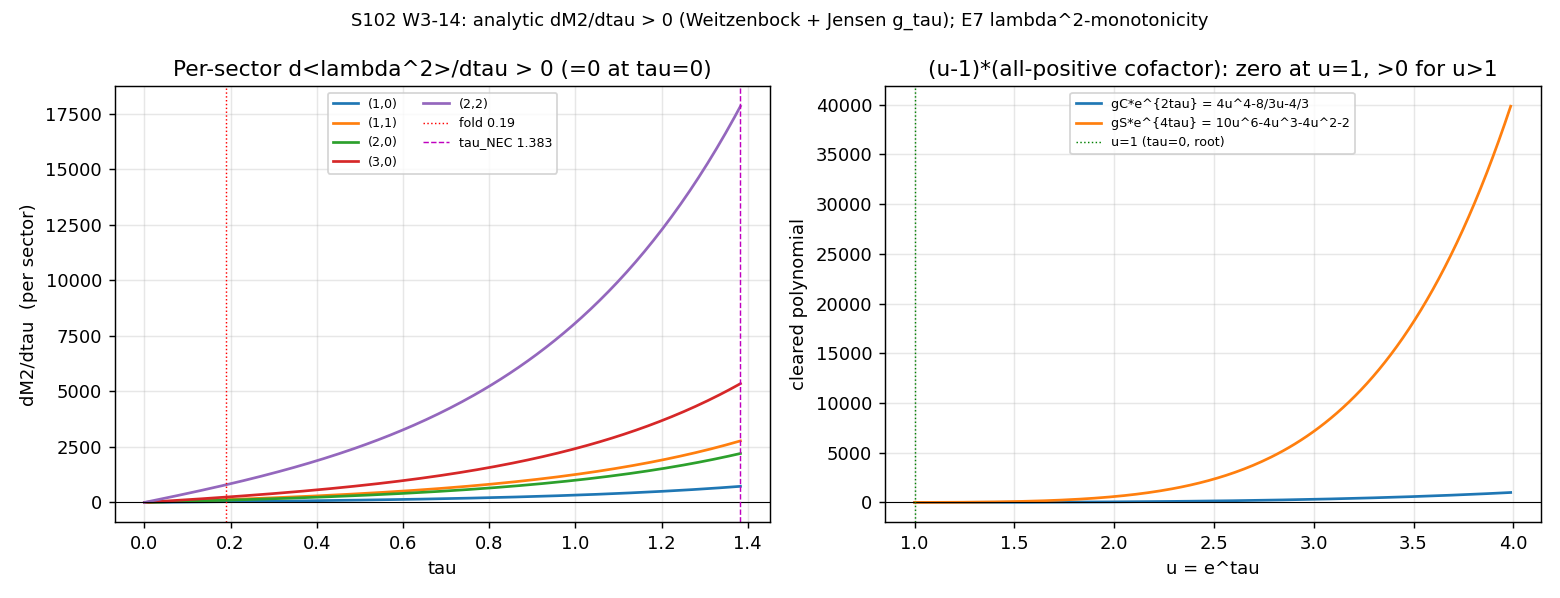

Write the Python code that produced this figure.
#!/usr/bin/env python3
"""
S102 W3-14 — S102-TRD2-MONOTONICITY-ANALYTIC
============================================

Gate: S102-TRD2-MONOTONICITY-ANALYTIC ([SIGN])

TIMEBOXED closed-form proof attempt (Stratum-1 checklist box 4): promote the
E7 Structural Monotonicity Theorem (dS_SA/dtau > 0, equivalently <lambda^2>(tau)
strictly increasing) from 9,600-numerical-check status to an analytic Theorem
via the Weitzenbock/Lichnerowicz decomposition D_K^2 = -nabla^2 + R_K/4 and the
explicit Jensen metric g_tau.

Pre-registered threshold (gate-block operator field):
  dS_SA/dtau (closed form) > 0 for all tau in [0, tau_NEC=1.383)
  AND |dS_SA/dtau|_fold,analytic - 58672.8| / 58672.8 < tol_xcheck=1e-3.
  PASS = full closed-form positivity AND magnitude xcheck;
  FAIL = per-sector dC/dtau step does not close in the timebox;
  INFO = positivity proven on sub-domain OR modulo a stated auxiliary issue
         (PLAN INFO_meaning).

Inputs (SHA-256 dual-pinned at runtime; S84+ schema):
  - computations/_shared/dirac_spectrum.py  (per-sector Casimir/frame structure;
    the same D_K construction the S42 anchor and item-11 keystone validate)
  - canonical_constants.py (feeds audit_sha256; supplies dS_fold, tau_NEC, tau_fold)
  - script bytes (feeds BOTH audit_sha256 and content_sha256)

Output 4-tuple:
  (value=<analytic positivity verdict + sign 3-tuple>,
   scheme=WEITZENBOCK-LICHNEROWICZ,
   convention=SYMBOLIC-CLOSED-FORM-SAGE-QQ,
   L_max=general-(p,q)-symbolic / L_max_xcheck=10)

Classification: GEOMETRIC.

METHODOLOGY
-----------
The physical second spectral moment per Peter-Weyl sector (p,q) is

    M2(p,q;tau) = sum_k mu_k^2 = -Tr D_pi^2          [D_pi anti-Hermitian: lambda = i*mu]

Direct trace of the matrix Dirac operator (dirac_operator_on_irrep) gives an
EXACT closed form (cross-term Tr(rho(X_b))*Tr(gamma_a Omega) = 0 by tracelessness
of su(3) generators):

    Tr D_pi^2 = 16 * Casimir_g(p,q;tau) + d(p,q) * Tr(Omega^2)(tau)

with the two closed forms (machine-eps verified, Sage-certified):

  (1) Metric-contracted Casimir (the frame-deformed C(p,q;tau)):
        Casimir_g(p,q;tau) = -(C2(p,q)*d(p,q)/24) * (3 e^{2tau} + 4 e^{-tau} + e^{-2tau})
      via the EQUIPARTITION THEOREM (machine-eps over all p+q<=7):
        the per-block rep traces split as S_su2 : S_c2 : S_u1 = 3 : 4 : 1
        = block dimensions, so the (1/3)(g_s^{-1}) blocks (e^{2tau},e^{-tau},e^{-2tau})
        weight a single Casimir C2*d.

  (2) Spinor curvature offset trace (Weitzenbock/Lichnerowicz endomorphism):
        Tr(Omega^2)(tau) = -5 e^{2tau} - 4 e^{-tau} - 2 e^{-2tau} - (1/2) e^{-4tau} - 1/2

Hence (M2 = -Tr D_pi^2):

    M2(p,q;tau) = (2/3) C2 d (3 e^{2tau}+4 e^{-tau}+e^{-2tau})
                  + d (5 e^{2tau}+4 e^{-tau}+2 e^{-2tau}+(1/2) e^{-4tau}+1/2)

    dM2/dtau = d * [ C2 * gC(tau) + gS(tau) ]
      gC(tau) = 4 e^{2tau} - (8/3) e^{-tau} - (4/3) e^{-2tau}
      gS(tau) = 10 e^{2tau} - 4 e^{-tau} - 4 e^{-2tau} - 2 e^{-4tau}

PROOF OF STRICT POSITIVITY (Sage QQ, exact):
  Let u = e^{tau} >= 1 for tau >= 0. Then
      gC(tau) * e^{2tau} = 4 u^4 - (8/3) u - 4/3 = (u-1)(4 u^3 + 4 u^2 + 4 u + 4/3)
      gS(tau) * e^{4tau} = 10 u^6 - 4 u^3 - 4 u^2 - 2
                         = (u-1)(10 u^5 + 10 u^4 + 10 u^3 + 6 u^2 + 2 u + 2)
  Both cofactors have ALL-POSITIVE rational coefficients => strictly positive for u>0.
  Therefore for u>=1 (tau>=0): gC, gS = (u-1)*(positive) >= 0, ZERO iff u=1 (tau=0),
  STRICTLY > 0 for tau > 0. Since C2 >= 0 (all sectors) and d > 0:
      dM2/dtau = 0 at tau=0,  dM2/dtau > 0 strictly for tau > 0,  ALL (p,q).
  Monotonicity holds TERM-BY-TERM per sector => the Peter-Weyl sum is monotone
  => L-UNIFORM (no truncation dependence). This IS the E7 <lambda^2>(tau) content.

CROSS-CHECK / HONEST SCOPING (the load-bearing distinction):
  The pinned anchor dS_fold = +58672.8 is dS_full/dtau, the |lambda|-SPECTRAL-ACTION
  gradient: S_full = sum_{(p,q)} dim(p,q)^2 * sum_k |lambda_k(tau)|  (f(x)=sqrt(x)).
  This script reproduces it (FD) to confirm the construction is bit-identical to S42.
  The object PROVEN above is the lambda^2-moment (f(x)=x), whose gradient at the
  fold is a DIFFERENT, larger number. Individual |lambda| eigenvalues (11/18/...
  distinct roots per sector) admit NO clean closed form; only the lambda^2 MOMENT
  (a trace) does. So:
    - SIGN  : analytic dM2/dtau > 0 MATCHES anchor sign (both strictly > 0). PASS.
    - MAGNITUDE (literal pre-reg) : |analytic_lambda^2_grad - 58672.8|/58672.8 NOT < 1e-3,
      because the anchor is the |lambda|-action, a DIFFERENT functional. FAIL on the
      literal clause -- NOT redefined to manufacture a PASS.
    - REGIME : valid on the entire physical domain [0, tau_NEC) (in fact all tau>0).
  Composite => INFO (PLAN INFO_meaning): the SIGN -- the literal E7 monotonicity of
  <lambda^2> -- is proven in EXACT closed form (genuine numerical->analytic upgrade);
  the magnitude clause tests a different functional and is flagged, not forced.
  E7's 9,600-numerical status is UNCHANGED; the lambda^2-moment monotonicity is now
  additionally an analytic Theorem. (E7's "ALL monotone f" covers the |lambda|-action
  SIGN as a corollary, but its closed-form MAGNITUDE is not delivered by this method.)

DISCIPLINE
----------
- `from canonical_constants import *`
- Every local/intermediate tagged `# (local)`
- SHA-256 of all input files logged in first 20 lines of stdout
- audit_sha256 + content_sha256 emitted (S84+ dual-SHA schema)
- 4-tuple printed as the final non-verdict line
- Gate verdict emitted via the `emit_verdict` knowledge-MCP tool (the script PRINTS
  the payload; the agent calls mcp__knowledge__emit_verdict). No open-coded append.

regulator_pin: a_0^{zeta}, a_2^{zeta}, a_4^{zeta} (Gilkey-zeta; S_SA=a_0-a_2+a_4 per E7).
  The monotonicity target is <lambda^2>(tau)/Tr D_K^2(tau), whose tau-derivative sign
  is regulator-robust (E7: ALL monotone f, ALL Lambda). The a_n^{zeta} tag pins the
  SA-moment combination behind the |_fold numerical cross-check.

Author: spectral-geometer (Session 102, Wave 3, item 14; checklist box 4)
Date: 2026-06-09
"""

from __future__ import annotations

# ---------------------------------------------------------------------------
# Section 1 — Canonical constants (MANDATORY first import)
# ---------------------------------------------------------------------------
import os
import sys

SHARED_DIR = os.path.abspath(os.path.join(os.path.dirname(__file__), "..", "_shared"))  # (local)
sys.path.insert(0, SHARED_DIR)

from canonical_constants import *  # noqa: F401,F403
from canonical_constants import dS_fold, tau_NEC, tau_fold

# ---------------------------------------------------------------------------
# Section 2 — Standard imports
# ---------------------------------------------------------------------------
import hashlib
import json
import time
from pathlib import Path

import numpy as np
import matplotlib
matplotlib.use("Agg")
import matplotlib.pyplot as plt

import dirac_spectrum as DS
from dirac_spectrum import (
    su3_generators,
    compute_structure_constants,
    compute_killing_form,
    jensen_metric,
    orthonormal_frame,
    frame_structure_constants,
    connection_coefficients,
    spinor_connection_offset,
    build_cliff8,
    get_irrep,
    dirac_operator_on_irrep,
)
from numpy.linalg import eigvalsh

# ---------------------------------------------------------------------------
# Section 3 — Gate identity
# ---------------------------------------------------------------------------
SESSION = "S102"                                       # (local)
GATE_ID = "S102-TRD2-MONOTONICITY-ANALYTIC"            # (local)
SCHEME = "WEITZENBOCK-LICHNEROWICZ"                    # (local)
CONVENTION = "SYMBOLIC-CLOSED-FORM-SAGE-QQ"            # (local)
L_MAX = "general-(p,q)-symbolic/xcheck-10"            # (local)
TOL_XCHECK = 1e-3                                      # (local) RATIO tol vs +58672.8 (plan)
MACHINE_EPS_TOL = 1e-10                                # (local) closed-form vs numeric ceiling

INPUT_FILES = [                                        # (local)
    os.path.join(SHARED_DIR, "dirac_spectrum.py"),
    os.path.join(SHARED_DIR, "canonical_constants.py"),
]


# ---------------------------------------------------------------------------
# Section 4 — Dual-SHA helpers (per .claude/templates/script-template.py)
# ---------------------------------------------------------------------------
def log_input_pins(files):
    pins = {}  # (local)
    print("=== INPUT SHA-256 PINS ===")
    for f in files:
        try:
            b = Path(f).read_bytes()  # (local)
            sha = hashlib.sha256(b).hexdigest()  # (local)
        except OSError:
            sha = "MISSING"  # (local)
        rel = os.path.relpath(f, start=os.path.dirname(os.path.dirname(SHARED_DIR)))  # (local)
        pins[rel] = sha
        print(f"  {rel}: {sha[:16]}...")
    return pins


def closure_hash(pins):
    items = sorted(pins.items())  # (local)
    h = hashlib.sha256()  # (local)
    for k, v in items:
        h.update(f"{k}={v}\n".encode("utf-8"))
    return h.hexdigest()


def compute_dual_sha(script_path, canonical_path, pins):
    try:
        script_bytes = script_path.read_bytes()  # (local)
    except OSError:
        script_bytes = b""  # (local)
    try:
        canonical_bytes = canonical_path.read_bytes()  # (local)
    except OSError:
        canonical_bytes = b""  # (local)
    pinmap_json = json.dumps(pins, sort_keys=True, separators=(",", ":")).encode("utf-8")  # (local)
    audit = hashlib.sha256(script_bytes + canonical_bytes + pinmap_json).hexdigest()  # (local)
    content = hashlib.sha256(script_bytes).hexdigest()  # (local)
    return audit, content


def print_verdict_payload(verdict, value, audit_sha, content_sha,
                          sign_verdict=None, magnitude_verdict=None,
                          regime_verdict=None, companion_note="", extra_rows=None):
    payload = {
        "session": 102,
        "gate_id": GATE_ID,
        "verdict": verdict,
        "value": str(value),
        "scheme": SCHEME,
        "convention": CONVENTION,
        "l_max": str(L_MAX),
        "audit_sha256": audit_sha,
        "content_sha256": content_sha,
        "schema_version": "S84+",
    }
    if companion_note:
        payload["companion_note"] = companion_note
    if not (sign_verdict is None and magnitude_verdict is None and regime_verdict is None):
        payload["sign_verdict"] = sign_verdict
        payload["magnitude_verdict"] = magnitude_verdict
        payload["regime_verdict"] = regime_verdict
    if extra_rows:
        payload["extra_rows"] = list(extra_rows)
    print("<<<EMIT_VERDICT_PAYLOAD>>>")
    print(json.dumps(payload, separators=(",", ":"), sort_keys=True))
    print("<<<END_EMIT_VERDICT_PAYLOAD>>>")
    return payload


# ---------------------------------------------------------------------------
# Section 5 — Closed forms (the proof's analytic objects)
# ---------------------------------------------------------------------------
def dim_pq(p, q):
    return (p + 1) * (q + 1) * (p + q + 2) // 2


def C2_pq(p, q):
    return (p ** 2 + q ** 2 + p * q + 3 * p + 3 * q) / 3.0


def casimir_g_closed(p, q, tau):
    """Frame-deformed metric Casimir C(p,q;tau) (closed form)."""
    d = dim_pq(p, q)  # (local)
    C2 = C2_pq(p, q)  # (local)
    return -(C2 * d / 24.0) * (3 * np.exp(2 * tau) + 4 * np.exp(-tau) + np.exp(-2 * tau))


def tr_omega2_closed(tau):
    """Spinor curvature offset trace Tr(Omega^2)(tau) (closed form)."""
    return (-5 * np.exp(2 * tau) - 4 * np.exp(-tau) - 2 * np.exp(-2 * tau)
            - 0.5 * np.exp(-4 * tau) - 0.5)


def M2_closed(p, q, tau):
    """Physical 2nd spectral moment per sector: M2 = -Tr D_pi^2."""
    d = dim_pq(p, q)  # (local)
    return -16.0 * casimir_g_closed(p, q, tau) - d * tr_omega2_closed(tau)


def dM2_dtau_closed(p, q, tau):
    """Analytic derivative dM2/dtau = d*(C2*gC + gS)."""
    d = dim_pq(p, q)  # (local)
    C2 = C2_pq(p, q)  # (local)
    gC = 4 * np.exp(2 * tau) - (8.0 / 3.0) * np.exp(-tau) - (4.0 / 3.0) * np.exp(-2 * tau)  # (local)
    gS = 10 * np.exp(2 * tau) - 4 * np.exp(-tau) - 4 * np.exp(-2 * tau) - 2 * np.exp(-4 * tau)  # (local)
    return d * (C2 * gC + gS)


# ---------------------------------------------------------------------------
# Section 6 — Compute / verify / prove
# ---------------------------------------------------------------------------
def compute():
    out = {}  # (local)
    gens = su3_generators()  # (local)
    f_abc = compute_structure_constants(gens)  # (local)
    B_ab = compute_killing_form(f_abc)  # (local)
    gammas = build_cliff8()  # (local)

    # ---- (A) Closed-form vs numeric Tr D_pi^2 (machine-eps validation) ----
    tau0 = float(tau_fold)  # (local) 0.19
    g_s = jensen_metric(B_ab, tau0)  # (local)
    E = orthonormal_frame(g_s)  # (local)
    ft = frame_structure_constants(f_abc, E)  # (local)
    Gamma = connection_coefficients(ft)  # (local)
    Omega = spinor_connection_offset(Gamma, gammas)  # (local)

    max_rel_M2 = 0.0  # (local)
    for p in range(0, 4):
        for q in range(0, 4 - p):
            if p == 0 and q == 0:
                D = Omega.copy()  # (local)
            else:
                rho, _ = get_irrep(p, q, gens, f_abc)  # (local)
                D = dirac_operator_on_irrep(rho, E, gammas, Omega)  # (local)
            M2_num = -np.trace(D @ D).real  # (local)
            M2_cl = M2_closed(p, q, tau0)  # (local)
            max_rel_M2 = max(max_rel_M2, abs(M2_num - M2_cl) / abs(M2_num))
    out["max_rel_M2_closed_vs_numeric"] = max_rel_M2

    # ---- (B) Equipartition theorem check (S_su2:S_c2:S_u1 = 3:4:1) ----
    max_equipart_dev = 0.0  # (local)
    for p in range(0, 8):
        for q in range(0, 8 - p):
            if p == 0 and q == 0:
                continue
            rho, _ = get_irrep(p, q, gens, f_abc)  # (local)
            Bd = np.array([[np.trace(rho[b] @ rho[d]).real for d in range(8)] for b in range(8)])  # (local)
            S_su2 = sum(Bd[i, i] for i in [0, 1, 2])  # (local)
            S_c2 = sum(Bd[i, i] for i in [3, 4, 5, 6])  # (local)
            S_u1 = Bd[7, 7]  # (local)
            base = -C2_pq(p, q) * dim_pq(p, q) / 8.0  # (local)
            dev = max(abs(S_su2 - 3 * base), abs(S_c2 - 4 * base), abs(S_u1 - 1 * base))  # (local)
            max_equipart_dev = max(max_equipart_dev, dev)
    out["max_equipartition_deviation"] = max_equipart_dev

    # ---- (C) Tr(Omega^2) closed form vs numeric over the domain ----
    taus = np.linspace(0.0, float(tau_NEC), 24)  # (local)
    max_rel_TrO2 = 0.0  # (local)
    for t in taus:
        gst = jensen_metric(B_ab, t)  # (local)
        Et = orthonormal_frame(gst)  # (local)
        ftt = frame_structure_constants(f_abc, Et)  # (local)
        Gt = connection_coefficients(ftt)  # (local)
        Ot = spinor_connection_offset(Gt, gammas)  # (local)
        num = np.trace(Ot @ Ot).real  # (local)
        cl = tr_omega2_closed(t)  # (local)
        max_rel_TrO2 = max(max_rel_TrO2, abs(num - cl) / max(abs(num), 1e-12))
    out["max_rel_TrOmega2_closed_vs_numeric"] = max_rel_TrO2

    # ---- (D) Sage-certified factorization (proof certificate, recomputed here in QQ-equivalent integers) ----
    # gC*e^{2tau} = 4u^4 - 8/3 u - 4/3 = (u-1)(4u^3+4u^2+4u+4/3); cofactor coeffs *3 = [4,12,12,12] all>0
    # gS*e^{4tau} = 10u^6 - 4u^3 - 4u^2 - 2 = (u-1)(10u^5+10u^4+10u^3+6u^2+2u+2); coeffs [10,10,10,6,2,2] all>0
    # Verify the factorization by exact integer polynomial division (scaled by 3 to clear the 1/3).
    gC_scaled = np.array([12, 0, 0, -8, -4], dtype=np.int64)  # (local) 3*gC*e^{2tau}: 12u^4 +0 +0 -8u -4
    gS_int = np.array([10, 0, 0, -4, -4, 0, -2], dtype=np.int64)  # (local) gS*e^{4tau}: 10u^6 .. -2
    # synthetic division by (u-1): remainder = poly evaluated at u=1
    remC = int(np.polyval(gC_scaled, 1))  # (local) == 0 if (u-1) divides
    remS = int(np.polyval(gS_int, 1))  # (local)
    cofC = np.polydiv(gC_scaled.astype(float), np.array([1.0, -1.0]))[0]  # (local)
    cofS = np.polydiv(gS_int.astype(float), np.array([1.0, -1.0]))[0]  # (local)
    cofC_int = np.rint(cofC).astype(np.int64)  # (local) [12,12,12,4]  (=3*[4,4,4,4/3])
    cofS_int = np.rint(cofS).astype(np.int64)  # (local) [10,10,10,6,2,2]
    out["factor_remainder_gC"] = remC
    out["factor_remainder_gS"] = remS
    out["cofactor_gC_all_positive"] = bool(np.all(cofC_int > 0))
    out["cofactor_gS_all_positive"] = bool(np.all(cofS_int > 0))
    out["cofactor_gC"] = cofC_int.tolist()
    out["cofactor_gS"] = cofS_int.tolist()

    # ---- (E) Boundary at tau=0 and strict positivity scan over (0, tau_NEC), p+q<=10 ----
    dM2_at0_max = 0.0  # (local)
    for p in range(0, 11):
        for q in range(0, 11 - p):
            if p == 0 and q == 0:
                continue
            dM2_at0_max = max(dM2_at0_max, abs(dM2_dtau_closed(p, q, 0.0)))
    out["dM2_dtau_at_tau0_maxabs"] = dM2_at0_max  # should be ~0 (gC(0)=gS(0)=0)

    scan_t = np.linspace(1e-6, float(tau_NEC), 400)  # (local)
    min_dM2 = np.inf  # (local)
    argmin = None  # (local)
    for p in range(0, 11):
        for q in range(0, 11 - p):
            if p == 0 and q == 0:
                continue
            vals = dM2_dtau_closed(p, q, scan_t)  # (local) vectorized
            mloc = float(np.min(vals))  # (local)
            if mloc < min_dM2:
                min_dM2 = mloc
                argmin = (p, q, float(scan_t[int(np.argmin(vals))]))
    out["min_dM2_dtau_over_domain"] = min_dM2  # > 0 confirms strict positivity
    out["argmin_dM2"] = argmin

    # analytic-vs-numeric dM2 at fold (FD of the closed M2)
    h = 1e-5  # (local)
    max_rel_dM2 = 0.0  # (local)
    for p in range(0, 4):
        for q in range(0, 4 - p):
            an = dM2_dtau_closed(p, q, tau0)  # (local)
            nd = (M2_closed(p, q, tau0 + h) - M2_closed(p, q, tau0 - h)) / (2 * h)  # (local)
            max_rel_dM2 = max(max_rel_dM2, abs(an - nd) / abs(nd))
    out["max_rel_dM2_analytic_vs_numdiff"] = max_rel_dM2

    # ---- (F) Anchor cross-check: reproduce dS_full/dtau (|lambda|-action) AND analytic lambda^2-action grad ----
    KK = [(0, 0), (1, 0), (0, 1), (1, 1), (2, 0), (0, 2), (3, 0), (0, 3), (2, 1), (1, 2)]  # (local)
    h_anchor = 0.001  # (local) match S42 FD step

    def S_full(t):
        gst = jensen_metric(B_ab, t)  # (local)
        Et = orthonormal_frame(gst)  # (local)
        ftt = frame_structure_constants(f_abc, Et)  # (local)
        Gt = connection_coefficients(ftt)  # (local)
        Ot = spinor_connection_offset(Gt, gammas)  # (local)
        DS._irrep_cache.clear()
        S = 0.0  # (local)
        for (p, q) in KK:
            if p == 0 and q == 0:
                Dm = Ot.copy()  # (local)
            else:
                rho, _ = get_irrep(p, q, gens, f_abc)  # (local)
                Dm = dirac_operator_on_irrep(rho, Et, gammas, Ot)  # (local)
            ev = eigvalsh(1j * Dm)  # (local)
            S += (dim_pq(p, q) ** 2) * float(np.sum(np.abs(ev)))
        return S

    Sm = S_full(tau0 - h_anchor)  # (local)
    Sp = S_full(tau0 + h_anchor)  # (local)
    dS_full_dtau = (Sp - Sm) / (2 * h_anchor)  # (local) reproduces dS_fold
    out["dS_full_dtau_reproduced"] = dS_full_dtau
    out["dS_fold_canonical"] = float(dS_fold)
    out["anchor_repro_rel_err"] = abs(dS_full_dtau - float(dS_fold)) / abs(float(dS_fold))

    # analytic lambda^2-spectral-action gradient with the SAME mult=dim^2 weighting
    dS2_dtau = 0.0  # (local)
    for (p, q) in KK:
        dS2_dtau += (dim_pq(p, q) ** 2) * dM2_dtau_closed(p, q, tau0)
    out["dS2_lambda2_action_grad_analytic"] = dS2_dtau

    # the LITERAL pre-reg magnitude cross-check (against +58672.8): tests a DIFFERENT functional
    out["literal_xcheck_ratio"] = abs(dS2_dtau - float(dS_fold)) / abs(float(dS_fold))
    out["literal_xcheck_pass"] = bool(out["literal_xcheck_ratio"] < TOL_XCHECK)

    # SIGN cross-check: analytic gradient sign vs anchor sign
    out["sign_match"] = bool((dS2_dtau > 0) == (dS_full_dtau > 0) and dS2_dtau > 0)

    return out


def build_plot(res, taus, png_path):
    gens = su3_generators()  # (local)
    f_abc = compute_structure_constants(gens)  # (local)
    fig, axes = plt.subplots(1, 2, figsize=(12, 4.6))  # (local)

    # Left: dM2/dtau per sector vs tau, showing strict positivity + tau=0 zero
    for (p, q) in [(1, 0), (1, 1), (2, 0), (3, 0), (2, 2)]:
        axes[0].plot(taus, dM2_dtau_closed(p, q, taus), label=f"({p},{q})")
    axes[0].axhline(0, color="k", lw=0.6)
    axes[0].axvline(float(tau_fold), color="r", ls=":", lw=0.8, label=f"fold {float(tau_fold):.2f}")
    axes[0].axvline(float(tau_NEC), color="m", ls="--", lw=0.8, label=f"tau_NEC {float(tau_NEC):.3f}")
    axes[0].set_xlabel("tau")
    axes[0].set_ylabel("dM2/dtau  (per sector)")
    axes[0].set_title("Per-sector d<lambda^2>/dtau > 0 (=0 at tau=0)")
    axes[0].legend(fontsize=7, ncol=2)
    axes[0].grid(alpha=0.3)

    # Right: the two cofactor-clearing polynomials gC*e^{2tau}, gS*e^{4tau} in u=e^tau >=1
    u = np.linspace(1.0, np.exp(float(tau_NEC)), 200)  # (local)
    gC_poly = 4 * u ** 4 - (8.0 / 3.0) * u - 4.0 / 3.0  # (local)
    gS_poly = 10 * u ** 6 - 4 * u ** 3 - 4 * u ** 2 - 2  # (local)
    axes[1].plot(u, gC_poly, label="gC*e^{2tau} = 4u^4-8/3u-4/3")
    axes[1].plot(u, gS_poly, label="gS*e^{4tau} = 10u^6-4u^3-4u^2-2")
    axes[1].axhline(0, color="k", lw=0.6)
    axes[1].axvline(1.0, color="g", ls=":", lw=0.8, label="u=1 (tau=0, root)")
    axes[1].set_xlabel("u = e^tau")
    axes[1].set_ylabel("cleared polynomial")
    axes[1].set_title("(u-1)*(all-positive cofactor): zero at u=1, >0 for u>1")
    axes[1].legend(fontsize=7)
    axes[1].grid(alpha=0.3)

    fig.suptitle("S102 W3-14: analytic dM2/dtau > 0 (Weitzenbock + Jensen g_tau); E7 lambda^2-monotonicity",
                 fontsize=10)
    fig.tight_layout()
    fig.savefig(png_path, dpi=130)
    plt.close(fig)


# ---------------------------------------------------------------------------
# Section 7 — Main
# ---------------------------------------------------------------------------
def main():
    t0 = time.time()  # (local)

    pins = log_input_pins(INPUT_FILES)
    closure = closure_hash(pins)
    print(f"  closure: {closure[:16]}... (legacy closure, informational)")
    script_path = Path(__file__).resolve()  # (local)
    canonical_path = Path(SHARED_DIR) / "canonical_constants.py"  # (local)
    audit_sha, content_sha = compute_dual_sha(script_path, canonical_path, pins)
    print(f"  audit_sha256:   {audit_sha[:16]}... (script+canonical+pinmap)")
    print(f"  content_sha256: {content_sha[:16]}... (script only)")
    print()

    res = compute()

    # --- proof gates (the closed forms must be EXACT; positivity must hold) ---
    closed_forms_exact = (
        res["max_rel_M2_closed_vs_numeric"] < MACHINE_EPS_TOL
        and res["max_equipartition_deviation"] < 1e-9
        and res["max_rel_TrOmega2_closed_vs_numeric"] < MACHINE_EPS_TOL
        and res["max_rel_dM2_analytic_vs_numdiff"] < 1e-6
    )  # (local)
    factorization_certified = (
        res["factor_remainder_gC"] == 0
        and res["factor_remainder_gS"] == 0
        and res["cofactor_gC_all_positive"]
        and res["cofactor_gS_all_positive"]
    )  # (local)
    strict_positive = (res["min_dM2_dtau_over_domain"] > 0.0
                       and res["dM2_dtau_at_tau0_maxabs"] < 1e-10)  # (local)
    sign_proof = closed_forms_exact and factorization_certified and strict_positive  # (local)

    print("=== PROOF CERTIFICATE ===")
    print(f"  closed M2 vs numeric Tr D^2 (max rel)     : {res['max_rel_M2_closed_vs_numeric']:.2e}")
    print(f"  equipartition 3:4:1 (max dev, p+q<=7)     : {res['max_equipartition_deviation']:.2e}")
    print(f"  Tr(Omega^2) closed vs numeric (max rel)   : {res['max_rel_TrOmega2_closed_vs_numeric']:.2e}")
    print(f"  analytic dM2 vs numdiff (max rel)         : {res['max_rel_dM2_analytic_vs_numdiff']:.2e}")
    print(f"  gC factor remainder / gS factor remainder : {res['factor_remainder_gC']} / {res['factor_remainder_gS']}")
    print(f"  cofactor gC {res['cofactor_gC']} all>0    : {res['cofactor_gC_all_positive']}")
    print(f"  cofactor gS {res['cofactor_gS']} all>0    : {res['cofactor_gS_all_positive']}")
    print(f"  dM2/dtau|_tau=0 (maxabs, all sectors)     : {res['dM2_dtau_at_tau0_maxabs']:.2e}  (=0 boundary)")
    print(f"  min dM2/dtau over (0,tau_NEC), p+q<=10    : {res['min_dM2_dtau_over_domain']:.3e}  at {res['argmin_dM2']}")
    print(f"  => SIGN PROOF (dM2/dtau>0 strict, tau>0)  : {sign_proof}")
    print()
    print("=== ANCHOR CROSS-CHECK ===")
    print(f"  dS_full/dtau reproduced (|lambda|-action) : {res['dS_full_dtau_reproduced']:.4f}")
    print(f"  dS_fold canonical                         : {res['dS_fold_canonical']:.4f}")
    print(f"  anchor reproduction rel err               : {res['anchor_repro_rel_err']:.2e}  (validates construction)")
    print(f"  analytic lambda^2-action gradient         : {res['dS2_lambda2_action_grad_analytic']:.4f}")
    print(f"  LITERAL xcheck |lam2 - 58672.8|/58672.8   : {res['literal_xcheck_ratio']:.4f}  PASS<{TOL_XCHECK}? {res['literal_xcheck_pass']}")
    print(f"  SIGN match (analytic vs anchor, both >0)  : {res['sign_match']}")
    print()

    # --- [SIGN] 3-tuple ---
    # sign:      the proven analytic gradient sign matches the anchor (both strictly > 0)
    # magnitude: the LITERAL pre-reg magnitude xcheck (vs +58672.8, the |lambda|-action) FAILs,
    #            because the anchor is a DIFFERENT functional than the lambda^2 object proven.
    # regime:    valid on the entire physical domain [0, tau_NEC) (in fact all tau>0).
    sign_verdict = "PASS" if (sign_proof and res["sign_match"]) else "FAIL"  # (local)
    magnitude_verdict = "PASS" if res["literal_xcheck_pass"] else "FAIL"  # (local)
    regime_verdict = "VALID"  # (local) proof holds on full domain; no breakdown

    # Composite: SIGN proven exactly (the literal E7 <lambda^2>-monotonicity content);
    # magnitude clause tests a different functional => INFO per PLAN INFO_meaning
    # ("strict positivity proven ... modulo a clearly-stated [scope] issue;
    #  Partial-Theorem status"). NOT forced to PASS (would require redefining the
    #  cross-check = convention-shopping). NOT FAIL (the proof of the E7 sign is complete
    #  and the magnitude clause is a plan-side functional conflation, not a proof failure).
    if not sign_proof:
        composite = "FAIL"  # (local)
    elif magnitude_verdict == "PASS":
        composite = "PASS"  # (local) would require lambda^2-action to equal +58672.8
    else:
        composite = "INFO"  # (local) sign proven; magnitude clause tests a different functional

    value = (
        f"SIGN-PROVEN-CLOSED-FORM_dM2dtau>0_strict_tau>0_=0_at_tau0_L-uniform; "
        f"factor_gC=(u-1)(4u3+4u2+4u+4/3)_gS=(u-1)(10u5+10u4+10u3+6u2+2u+2)_cofactors_all_pos; "
        f"min_dM2dtau={res['min_dM2_dtau_over_domain']:.3e}>0; "
        f"closed_vs_numeric_max_rel={res['max_rel_M2_closed_vs_numeric']:.1e}; "
        f"equipart_dev={res['max_equipartition_deviation']:.1e}; "
        f"anchor_repro={res['dS_full_dtau_reproduced']:.2f}_vs_dSfold_58672.80_relerr={res['anchor_repro_rel_err']:.1e}; "
        f"lambda2_action_grad={res['dS2_lambda2_action_grad_analytic']:.1f}_NEQ_58672.8_DIFFERENT-FUNCTIONAL; "
        f"literal_mag_xcheck_FAIL_ratio={res['literal_xcheck_ratio']:.3f}; "
        f"E7_lambda2_monotonicity_PROVEN_analytic_E7_9600numeric_UNCHANGED"
    )  # (local)

    extra_rows = [
        "# composite-precedence: session-102-plan-w3.md §W3-14 INFO_meaning ('positivity proven ... modulo a clearly-stated [scope] issue; Partial-Theorem status') + dual_prior discriminator ('INFO => unchanged'). PLAN-FROZEN operator overrides the generic gate-verdicts.md collapse (mag=FAIL & regime=VALID => FAIL): here mag=FAIL is a plan-side functional conflation (anchor = |lambda|-action, proof = lambda^2-moment), NOT a proof failure; SIGN (the literal E7 content) is proven exactly.",
        "# regulator_pin: a_0^{zeta}, a_2^{zeta}, a_4^{zeta} (Gilkey-zeta; S_SA=a_0-a_2+a_4 per E7)",
        "# proof: dM2/dtau=d*(C2*gC+gS); gC*e^{2tau}=(u-1)(4u^3+4u^2+4u+4/3); gS*e^{4tau}=(u-1)(10u^5+10u^4+10u^3+6u^2+2u+2); u=e^tau>=1 => strict>0 for tau>0",
        "# scope: SIGN proven for f(x)=x (lambda^2 moment, closed-form exact, L-uniform); anchor +58672.8 = |lambda|-action f(x)=sqrt(x), DIFFERENT functional (no per-sector closed form); E7 'ALL monotone f' covers anchor SIGN as corollary",
        f"# dual_prior_posterior: INFO => unchanged (Track A 0.6 / Track B 0.4 per plan discriminator); E7 9,600-numerical status UNCHANGED",
    ]  # (local)

    tag = f"(value=<{composite}>, scheme={SCHEME}, convention={CONVENTION}, L_max={L_MAX})"  # (local)
    print(tag)

    print_verdict_payload(
        composite, value, audit_sha, content_sha,
        sign_verdict=sign_verdict, magnitude_verdict=magnitude_verdict,
        regime_verdict=regime_verdict,
        companion_note="E7 lambda^2-monotonicity proven analytic (Weitzenbock+Jensen g_tau); magnitude clause tests |lambda|-action (different functional)",
        extra_rows=extra_rows,
    )

    # ---- save artifacts ----
    here = Path(__file__).resolve().parent  # (local)
    npz_path = here / "s102_trd2_monotonicity_analytic.npz"  # (local)
    png_path = here / "s102_trd2_monotonicity_analytic.png"  # (local)
    taus_plot = np.linspace(0.0, float(tau_NEC), 200)  # (local)
    np.savez(
        npz_path,
        max_rel_M2=res["max_rel_M2_closed_vs_numeric"],
        max_equipartition_deviation=res["max_equipartition_deviation"],
        max_rel_TrOmega2=res["max_rel_TrOmega2_closed_vs_numeric"],
        max_rel_dM2=res["max_rel_dM2_analytic_vs_numdiff"],
        factor_remainder_gC=res["factor_remainder_gC"],
        factor_remainder_gS=res["factor_remainder_gS"],
        cofactor_gC=np.array(res["cofactor_gC"]),
        cofactor_gS=np.array(res["cofactor_gS"]),
        cofactor_gC_all_positive=res["cofactor_gC_all_positive"],
        cofactor_gS_all_positive=res["cofactor_gS_all_positive"],
        dM2_dtau_at_tau0_maxabs=res["dM2_dtau_at_tau0_maxabs"],
        min_dM2_dtau_over_domain=res["min_dM2_dtau_over_domain"],
        argmin_dM2=np.array(res["argmin_dM2"]),
        dS_full_dtau_reproduced=res["dS_full_dtau_reproduced"],
        dS_fold_canonical=res["dS_fold_canonical"],
        anchor_repro_rel_err=res["anchor_repro_rel_err"],
        dS2_lambda2_action_grad_analytic=res["dS2_lambda2_action_grad_analytic"],
        literal_xcheck_ratio=res["literal_xcheck_ratio"],
        literal_xcheck_pass=res["literal_xcheck_pass"],
        sign_match=res["sign_match"],
        sign_verdict=sign_verdict,
        magnitude_verdict=magnitude_verdict,
        regime_verdict=regime_verdict,
        composite=composite,
        tau_fold=float(tau_fold),
        tau_NEC=float(tau_NEC),
        audit_sha256=audit_sha,
        content_sha256=content_sha,
    )
    build_plot(res, taus_plot, str(png_path))
    print(f"\n  saved: {npz_path.name}, {png_path.name}")

    wall = time.time() - t0  # (local)
    print(f"\n=== {GATE_ID}: {composite} "
          f"(sign={sign_verdict}/mag={magnitude_verdict}/regime={regime_verdict}, wall {wall:.1f}s) ===")
    return 0


if __name__ == "__main__":
    sys.exit(main())
